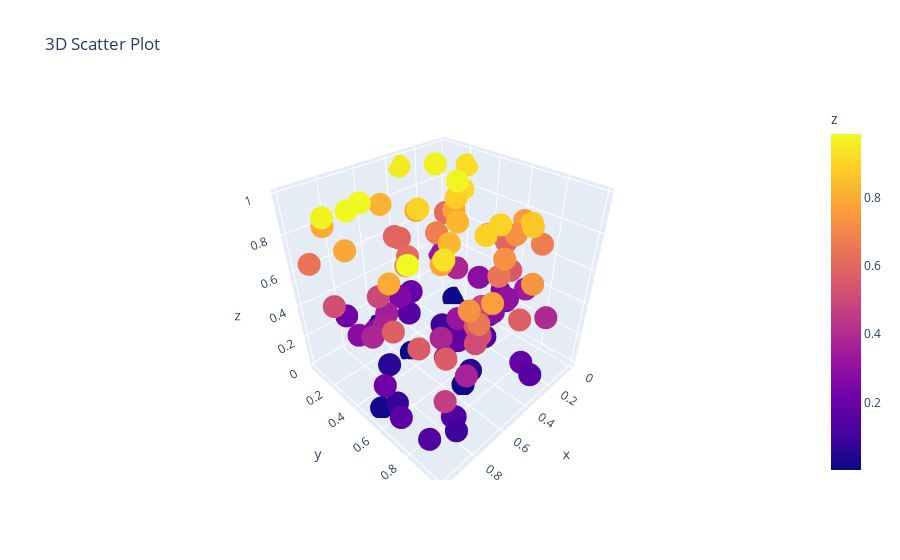

Notebook source saved alongside this figure:
### Markdown cell above
13. Create a 3D scatter plot using Plotly?

### Code cell
import plotly.express as px
import numpy as np
import pandas as pd

x = np.random.rand(100)
y = np.random.rand(100)
z = np.random.rand(100)


df = pd.DataFrame({'x': x, 'y': y, 'z': z})

# 
fig = px.scatter_3d(df, x='x', y='y', z='z', color='z', title='3D Scatter Plot')

fig.show()
